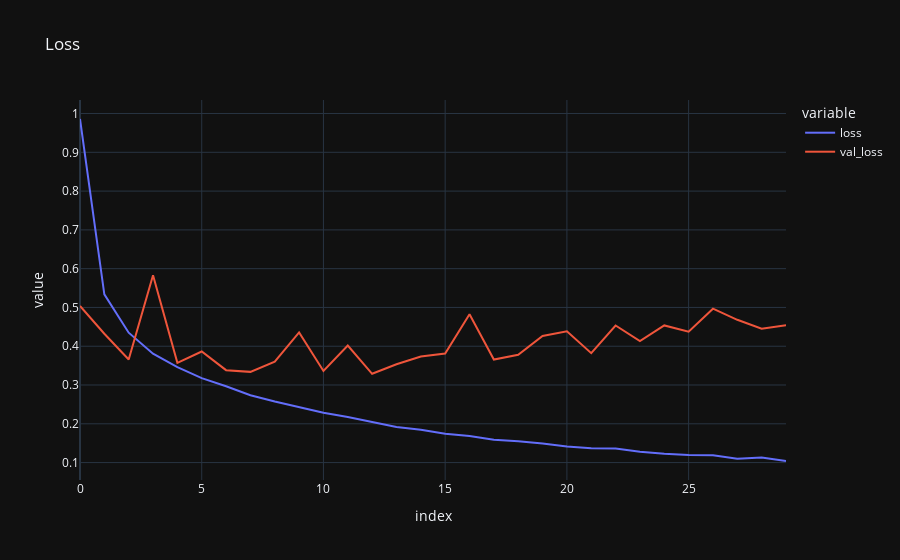

Notebook code cell kept with this figure:
### Code cell
import plotly.express as px
px.line(history.history, y=['loss', 'val_loss'], title='Loss', template='plotly_dark')

### Figure 1 — Plotly figure (JSON) as saved in the notebook; plotly's stock layout.template omitted (floating-point values rounded to 4 significant figures)
{"data": [{"hovertemplate": "variable=loss<br>index=%{x}<br>value=%{y}<extra></extra>", "legendgroup": "loss", "line": {"color": "#636efa", "dash": "solid"}, "marker": {"symbol": "circle"}, "mode": "lines", "name": "loss", "orientation": "v", "showlegend": true, "type": "scatter", "x": [0, 1, 2, 3, 4, 5, 6, 7, 8, 9, 10, 11, 12, 13, 14, 15, 16, 17, 18, 19, 20, 21, 22, 23, 24, 25, 26, 27, 28, 29], "xaxis": "x", "y": [0.9859, 0.5338, 0.4349, 0.3807, 0.3462, 0.3177, 0.2968, 0.2737, 0.2576, 0.2428, 0.2284, 0.2173, 0.2054, 0.1915, 0.1846, 0.1746, 0.1686, 0.159, 0.1547, 0.1491, 0.1415, 0.1369, 0.1364, 0.1277, 0.1227, 0.1195, 0.119, 0.1099, 0.1131, 0.1041], "yaxis": "y"}, {"hovertemplate": "variable=val_loss<br>index=%{x}<br>value=%{y}<extra></extra>", "legendgroup": "val_loss", "line": {"color": "#EF553B", "dash": "solid"}, "marker": {"symbol": "circle"}, "mode": "lines", "name": "val_loss", "orientation": "v", "showlegend": true, "type": "scatter", "x": [0, 1, 2, 3, 4, 5, 6, 7, 8, 9, 10, 11, 12, 13, 14, 15, 16, 17, 18, 19, 20, 21, 22, 23, 24, 25, 26, 27, 28, 29], "xaxis": "x", "y": [0.5038, 0.4322, 0.3656, 0.5832, 0.3571, 0.3865, 0.3383, 0.3339, 0.3603, 0.4355, 0.3361, 0.4017, 0.329, 0.3536, 0.3733, 0.3811, 0.4826, 0.3657, 0.3781, 0.4265, 0.4386, 0.3822, 0.4535, 0.4135, 0.4536, 0.4376, 0.4968, 0.4681, 0.4453, 0.4541], "yaxis": "y"}], "layout": {"legend": {"title": {"text": "variable"}, "tracegroupgap": 0}, "title": {"text": "Loss"}, "xaxis": {"anchor": "y", "domain": [0, 1], "title": {"text": "index"}}, "yaxis": {"anchor": "x", "domain": [0, 1], "title": {"text": "value"}}}}
